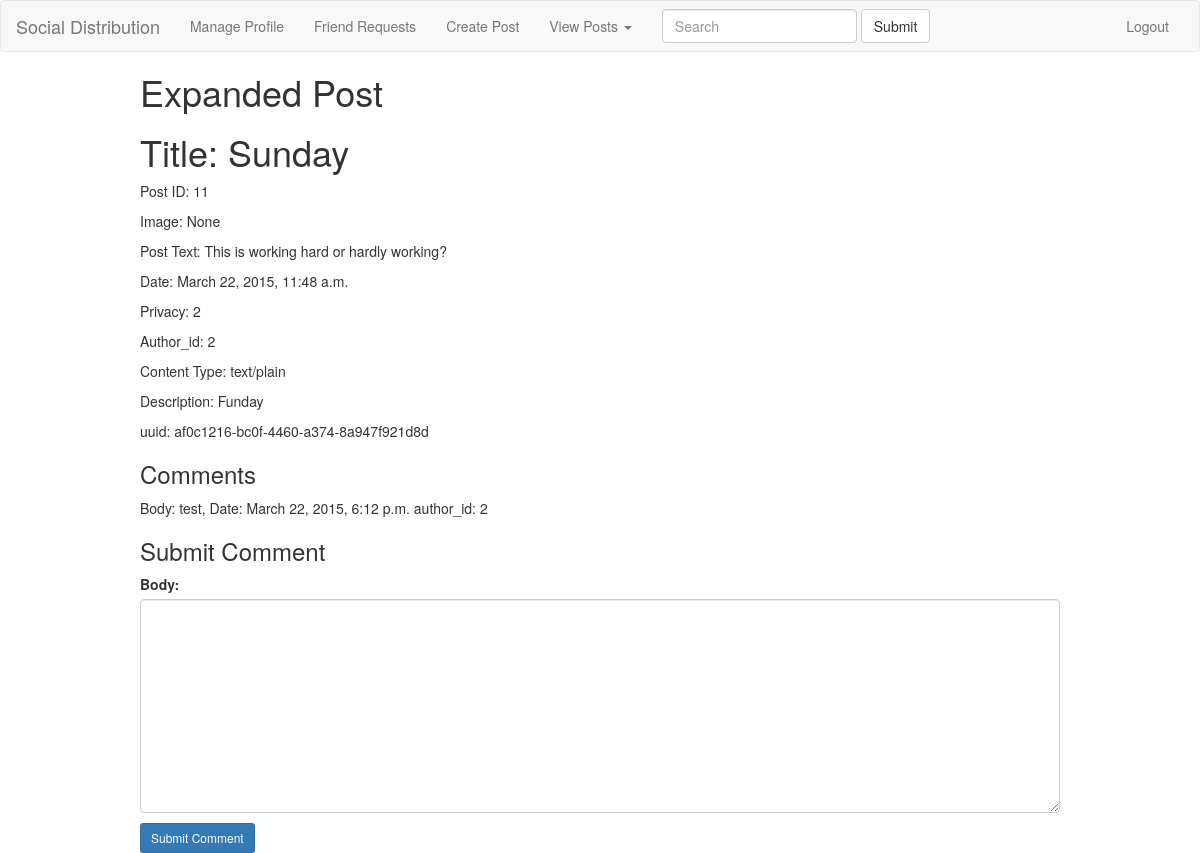
Page /posts/11/ (signed in) on the committed database.
### posts/models.py (models this page shows, shortened)
class Post(models.Model):
    PRIVACY_CHOICES = (('1', 'Public'),
                      ('2', 'Private'),
                      ('3','Custom'),
                      ('4','Friends'))
    CONTENT_TYPE_CHOICES = (('text/plain', 'Plain text'),
                            ('text/x-markdown', 'Markdown'),
                            ('text/html', 'HTML'))
    uuid = models.CharField(max_length=36, default = uuid.uuid4)
    title = models.CharField(max_length=128, blank=True)
    description = models.CharField(max_length=512, blank=True)
    content_type = models.CharField(max_length=32, choices=CONTENT_TYPE_CHOICES)
    post_text = models.TextField(max_length=2048)
    image = models.ImageField(upload_to='post_images', blank=True)
    author = models.ForeignKey(Profile)
    date = models.DateTimeField('date posted')
    privacy = models.CharField(max_length=1, choices=PRIVACY_CHOICES)
    allowed=models.ManyToManyField(User,null=True,blank=True)

class Comment(models.Model):
    post_id = models.ForeignKey(Post)
    uuid = models.CharField(max_length=36, default = uuid.uuid4)
    body = models.TextField(max_length=2048)
    author = models.ForeignKey(Profile)
    date = models.DateTimeField('date posted')

### posts/views.py (the view)
# urls.py: url(r'^posts/(?P<post_id>\d+)/$',views.expand_post,name='expand_post'),
def expand_post(request,post_id):
    post = Post.objects.get(id=post_id)
    if post.content_type == 'text/x-markdown':
        post.post_text = markdown2.markdown(post.post_text)
    current_profile = Profile.objects.get(user_id=request.user.id)
    comments = None
    if request.method == 'POST':
        comment_form = CommentForm(data=request.POST)
        if comment_form.is_valid():
            body = comment_form.cleaned_data['body']
            newComment = Comment(body=body, date=timezone.now(), author=current_profile, post_id=post)
            newComment.save()
        else:
            print comment_form.errors
        return redirect('/')
    else:
        comments = Comment.objects.filter(post_id=post_id).order_by('date')
        comment_form = CommentForm()
    return render(request, 'posts/expand_post.html',{'comments':comments, 'comment_form':comment_form, 'post':post})

### posts/forms.py
class CommentForm(forms.ModelForm):
    class Meta:
        model= Comment
        fields = ("body",)
    def __init__(self, *args, **kwargs):
        super(CommentForm, self).__init__(*args, **kwargs)
        self.fields['body'].widget.attrs['class'] = 'form-control'

### templates/posts/expand_post.html (shortened to what this page needs)
{% extends 'authors/base.html' %}
{% block block_body %}
    <div class="margins">
		<h1> Expanded Post </h1>
	   	<h1>Title: {{post.title}}</h1>
		<div>
			<p>Post ID: {{post.id}}</p>
            <p>Image:
            {% if post.image %}
                <br/> <img src="/static/{{post.image.url}}" alt="{{post.image.url}}" height="100" width="100"/></p>
            {% else %}
                None</p>
            {% endif %}
			<p>Post Text: {{post.post_text|safe|escape}}</p>
			<p>Date: {{post.date}} </p>
			<p>Privacy: {{post.privacy}} </p>
			<p>Author_id: {{post.author_id}} </p>
			<p>Content Type: {{post.content_type}} </p>
			<p>Description: {{post.description}} </p>
			<p>uuid: {{post.uuid}} </p>
		</div>
		<h3>Comments </h3>
		<div>
			{% for comment in comments %}
				<span>Body: {{comment.body}}, Date: {{comment.date}} author_id: {{comment.author_id}}</span></br>
			{% endfor %}
		</div>
		<h3> Submit Comment</h3>
		<div>
			<span>
				<form method="POST" action="/posts/{{post.id}}/">
					{{comment_form.as_p}}
		        	<input class="btn btn-primary btn-sm" type="submit" name="submit_comment" value="Submit Comment" />
		        </form>
		    </span>
		</div>
	</div>
{% endblock %}

### static/css/design.css (style rules this page uses)
.margins { margin-left:10em; margin-right:10em; }

### rows in the picture
Post: title "Sunday", id "11", post_text "This is working hard or hardly working?", date "March 22, 2015, 11:48 a.m.", privacy "2", author_id "2", content_type "text/plain", description "Funday", uuid "af0c1216-bc0f-4460-a374-8a947f921d8d"
Comment: body "test", date "March 22, 2015, 6:12 p.m.", author_id "2"
